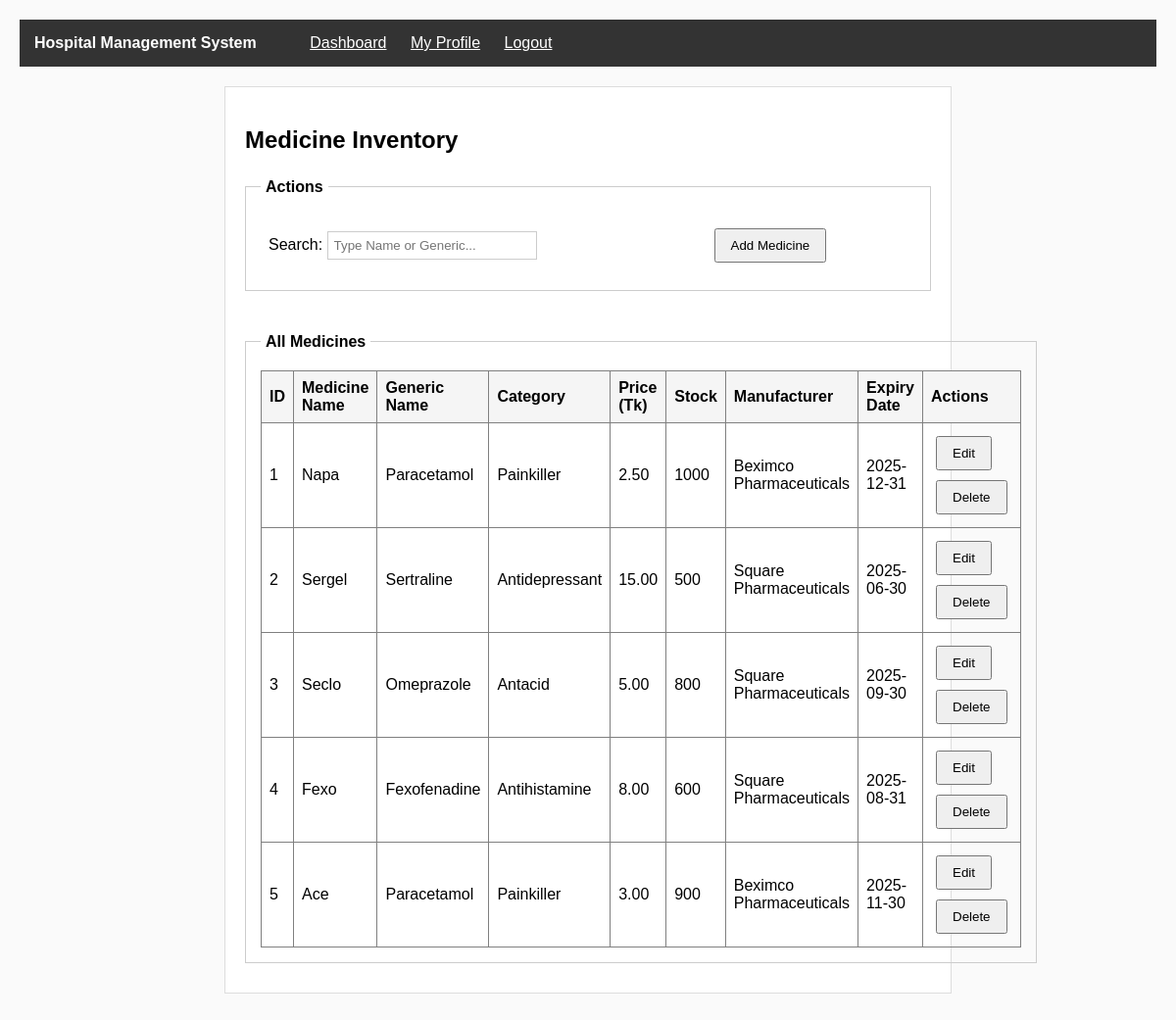
/view/medicine_list.php (signed in), run on the app's committed database.
### tables this page shows
CREATE TABLE medicines (
  id INT AUTO_INCREMENT PRIMARY KEY,
  medicine_name VARCHAR(100) NOT NULL,
  generic_name VARCHAR(100),
  category VARCHAR(50),
  description TEXT,
  manufacturer VARCHAR(100),
  unit_price DECIMAL(10,2) NOT NULL,
  stock_quantity INT DEFAULT 0,
  reorder_level INT DEFAULT 10,
  expiry_date DATE
);

### model/medicineModel.php (called while the page is built, shortened)
<?php
function getAllMedicines()
{
    $con = getConnection();
    $sql = "SELECT * FROM medicines ORDER BY id ASC";
    $result = mysqli_query($con, $sql);
    $medicines = array();
    if (mysqli_num_rows($result) > 0) {
        while ($row = mysqli_fetch_assoc($result)) {
            $medicines[] = $row;
        }
    }
    return $medicines;
}
?>

### view/medicine_list.php (the view, shortened to what this page needs)
<?php
require_once('../model/medicineModel.php');
$medicines = getAllMedicines();
?>
<!DOCTYPE html>
<html lang="en">
<head>
    <link rel="stylesheet" href="../assets/css/style.css">
</head>
<body>
    <div class="navbar">
        <span class="navbar-title">Hospital Management System</span>
        <a href="dashboard_admin.php" class="navbar-link">Dashboard</a>
        <a href="profile_view.php" class="navbar-link">My Profile</a>
        <a href="../controller/logout.php" class="navbar-link">Logout</a>
    </div>
    <div class="main-container">
        <h2>Medicine Inventory</h2>
        <fieldset>
            <legend>Actions</legend>
            <table>
                <tr>
                    <td>
                        Search: <input type="text" name="search" placeholder="Type Name or Generic..."
                            onkeyup="ajaxSearch('../controller/search_medicine.php', this.value, 'medicine_table_body')">
                    </td>
                    <td>
                        <a href="medicine_add.php"><button type="button">Add Medicine</button></a>
                    </td>
                </tr>
            </table>
        </fieldset>
        <br>
        <fieldset>
            <legend>All Medicines</legend>
            <table border="1" cellpadding="8" width="100%">
                <thead>
                    <tr>
                        <th>ID</th>
                        <th>Medicine Name</th>
                        <th>Generic Name</th>
                        <th>Category</th>
                        <th>Price (Tk)</th>
                        <th>Stock</th>
                        <th>Manufacturer</th>
                        <th>Expiry Date</th>
                        <th>Actions</th>
                    </tr>
                </thead>
                <tbody id="medicine_table_body">
                    <?php if (count($medicines) > 0): ?>
                        <?php foreach ($medicines as $medicine): ?>
                            <tr <?php if ($medicine['stock_quantity'] <= $medicine['reorder_level'])
                                echo 'style="background-color: #ffcccc;"'; ?>>
                                <td>
                                    <?php echo $medicine['id']; ?>
                                </td>
                                <td>
                                    <?php echo $medicine['medicine_name']; ?>
                                </td>
                                <td>
                                    <?php echo $medicine['generic_name']; ?>
                                </td>
                                <td>
                                    <?php echo $medicine['category']; ?>
                                </td>
                                <td>
                                    <?php echo $medicine['unit_price']; ?>
                                </td>
                                <td>
                                    <?php echo $medicine['stock_quantity']; ?>
                                </td>
                                <td>
                                    <?php echo $medicine['manufacturer']; ?>
                                </td>
                                <td>
                                    <?php echo $medicine['expiry_date']; ?>
                                </td>
                                <td>
                                    <a href="medicine_edit.php?id=<?php echo $medicine['id']; ?>"><button>Edit</button></a>
                                    <a href="../controller/delete_medicine.php?id=<?php echo $medicine['id']; ?>"
                                        onclick="return confirm('Are you sure you want to delete this medicine?');"><button>Delete</button></a>
                                </td>
                            </tr>
                        <?php endforeach; ?>
                    <?php else: ?>
                        <tr>
                            <td colspan="9" align="center">No medicines found</td>
                        </tr>
                    <?php endif; ?>
                </tbody>
            </table>
        </fieldset>
    </div>
</body>
</html>

### assets/css/style.css (style rules this page uses)
body { margin: 0; padding: 20px; background-color: #fafafa; font-family: Arial, sans-serif; }
.main-container { width: 700px; margin: 20px auto; padding: 20px; background-color: white; border: 1px solid #ddd; }
.navbar { background-color: #333; color: white; padding: 15px; margin-bottom: 20px; }
.navbar-title { margin-right: 30px; font-weight: bold; }
.navbar-link { color: white; margin-left: 20px; }
fieldset { padding: 15px; margin: 10px 0; border: 1px solid #ccc; }
legend { font-weight: bold; padding: 5px; }
table { width: 100%; border-collapse: collapse; }
td { padding: 8px; }
th { padding: 8px; text-align: left; background-color: #f5f5f5; }
input[type="text"], input[type="email"], input[type="password"], input[type="tel"], input[type="number"], input[type="date"], textarea, select { width: 200px; padding: 6px; border: 1px solid #ccc; }
input[type="submit"], button { padding: 8px 15px; margin: 5px; cursor: pointer; }
a { color: blue; }

### data on the page
medicines: id "1", medicine_name "Napa", generic_name "Paracetamol", category "Painkiller", unit_price "2.50", stock_quantity "1000", manufacturer "Beximco Pharmaceuticals", expiry_date "2025-12-31"
medicines: id "2", medicine_name "Sergel", generic_name "Sertraline", category "Antidepressant", unit_price "15.00", stock_quantity "500", manufacturer "Square Pharmaceuticals", expiry_date "2025-06-30"
medicines: id "3", medicine_name "Seclo", generic_name "Omeprazole", category "Antacid", unit_price "5.00", stock_quantity "800", manufacturer "Square Pharmaceuticals", expiry_date "2025-09-30"
medicines: id "4", medicine_name "Fexo", generic_name "Fexofenadine", category "Antihistamine", unit_price "8.00", stock_quantity "600", manufacturer "Square Pharmaceuticals", expiry_date "2025-08-31"
medicines: id "5", medicine_name "Ace", generic_name "Paracetamol", category "Painkiller", unit_price "3.00", stock_quantity "900", manufacturer "Beximco Pharmaceuticals", expiry_date "2025-11-30"
